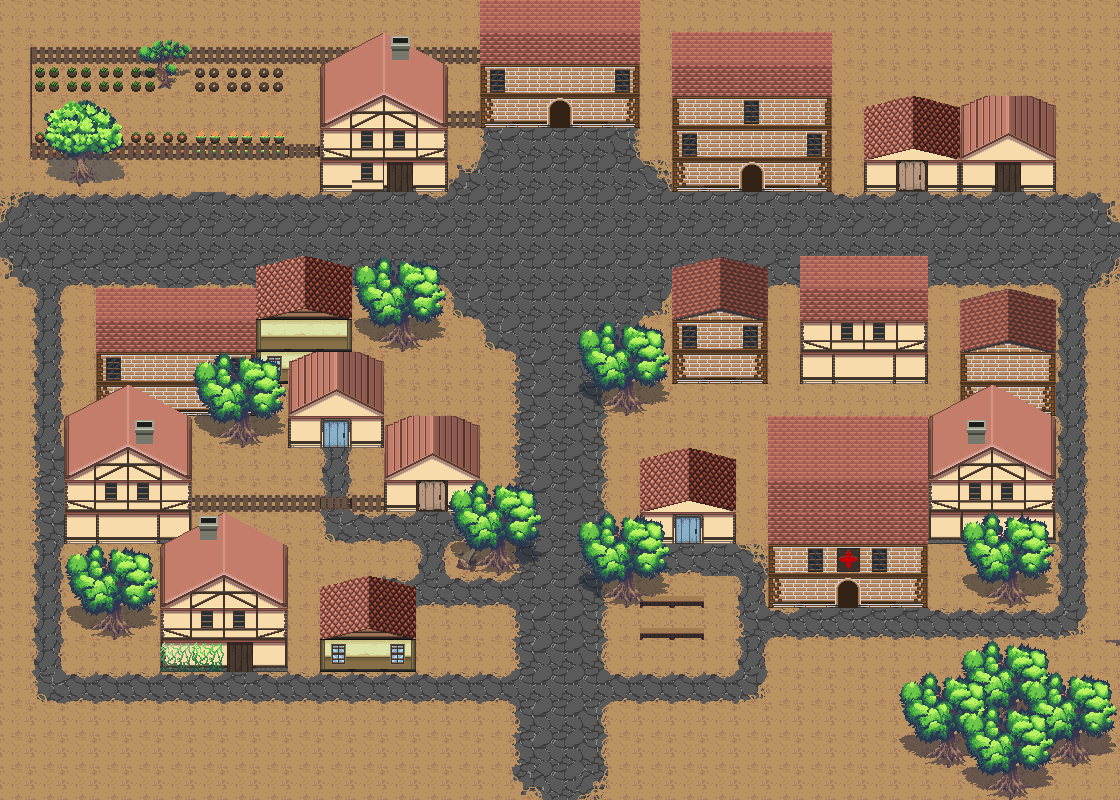

Tiled map render using the project's own tile images. Description and the map definition, with tile-layer contents summarised, below:
An orthogonal 35x25 tile map with 32x32 px tiles, 4 tile layers (Ground, Calque 2, Calque 3, Calque 4), 2 tilesets and 43 objects (35x obstacle, 4x gate, npc1, npc5, npc37, ...).

<map version="1.2" tiledversion="1.2.5" orientation="orthogonal" renderorder="right-down" width="35" height="25" tilewidth="32" tileheight="32" infinite="0" nextlayerid="13" nextobjectid="55">
 <tileset firstgid="1" source="assetsPack/spring_tileset.tsx" />
 <tileset firstgid="841" source="assetsPack/town_tileset.tsx" />
 <layer id="9" name="Ground" width="35" height="25">
  <data>[875 cells, 875 non-empty, 5 distinct tile ids]</data>
 </layer>
 <layer id="10" name="Calque 2" width="35" height="25">
  <data>[875 cells, 268 non-empty, 44 distinct tile ids]</data>
 </layer>
 <layer id="11" name="Calque 3" width="35" height="25">
  <data>[875 cells, 269 non-empty, 67 distinct tile ids]</data>
 </layer>
 <layer id="12" name="Calque 4" width="35" height="25">
  <data>[875 cells, 180 non-empty, 91 distinct tile ids]</data>
 </layer>
 <objectgroup id="8" name="Calque d'objets 1">
  <object id="1" type="obstacle" x="96" y="288" width="160" height="96" />
  <object id="2" type="obstacle" x="256" y="256" width="96" height="128" />
  <object id="4" type="obstacle" x="320" y="32" width="128" height="160" />
  <object id="5" type="obstacle" x="384" y="416" width="96" height="96" />
  <object id="6" type="obstacle" x="320" y="576" width="96" height="96" />
  <object id="7" type="obstacle" x="640" y="448" width="96" height="96" />
  <object id="8" type="obstacle" x="672" y="256" width="96" height="128" />
  <object id="9" type="obstacle" x="800" y="256" width="128" height="128" />
  <object id="10" type="obstacle" x="672" y="32" width="160" height="160" />
  <object id="11" type="obstacle" x="864" y="96" width="192" height="96" />
  <object id="15" name="map0" type="gate" x="544" y="768" width="32" height="32">
   <properties>
    <property name="dx" type="int" value="0" />
    <property name="dy" type="int" value="1" />
   </properties>
  </object>
  <object id="16" name="map4" type="gate" x="0" y="224" width="32" height="32">
   <properties>
    <property name="dx" type="int" value="-1" />
    <property name="dy" type="int" value="0" />
   </properties>
  </object>
  <object id="17" name="mBnpc1" type="npc1" x="416" y="192" width="32" height="32">
   <properties>
    <property name="look_to" value="s" />
   </properties>
  </object>
  <object id="19" type="obstacle" x="448" y="480" width="96" height="64" />
  <object id="20" type="obstacle" x="480" y="544" width="32" height="32" />
  <object id="21" type="obstacle" x="576" y="512" width="96" height="64" />
  <object id="22" type="obstacle" x="608" y="576" width="32" height="32" />
  <object id="24" type="obstacle" x="768" y="416" width="160" height="192" />
  <object id="25" name="houseB1" type="gate" x="832" y="608" width="32" height="32">
   <properties>
    <property name="dx" type="int" value="0" />
    <property name="dy" type="int" value="-1" />
   </properties>
  </object>
  <object id="28" name="map2" type="gate" x="1088" y="224" width="32" height="32">
   <properties>
    <property name="dx" type="int" value="1" />
    <property name="dy" type="int" value="0" />
   </properties>
  </object>
  <object id="30" type="obstacle" x="64" y="384" width="96" height="224" />
  <object id="31" type="obstacle" x="160" y="512" width="128" height="160" />
  <object id="33" type="obstacle" x="480" y="0" width="160" height="128" />
  <object id="34" type="obstacle" x="960" y="288" width="96" height="288" />
  <object id="36" type="obstacle" x="192" y="480" width="192" height="32" />
  <object id="37" type="obstacle" x="32" y="32" width="288" height="128" />
  <object id="38" type="obstacle" x="448" y="96" width="32" height="32" />
  <object id="39" type="obstacle" x="64" y="160" width="32" height="32" />
  <object id="40" type="obstacle" x="352" y="352" width="32" height="64" />
  <object id="41" type="obstacle" x="96" y="608" width="32" height="32" />
  <object id="42" type="obstacle" x="608" y="384" width="32" height="32" />
  <object id="43" type="obstacle" x="576" y="320" width="96" height="64" />
  <object id="44" type="obstacle" x="384" y="320" width="32" height="32" />
  <object id="45" type="obstacle" x="352" y="256" width="96" height="64" />
  <object id="46" type="obstacle" x="928" y="736" width="64" height="32" />
  <object id="47" type="obstacle" x="896" y="672" width="224" height="64" />
  <object id="48" type="obstacle" x="960" y="640" width="96" height="32" />
  <object id="49" type="obstacle" x="992" y="768" width="32" height="32" />
  <object id="50" name="mBnpc2" type="npc5" x="192" y="448" width="32" height="32">
   <properties>
    <property name="look_to" value="d" />
   </properties>
  </object>
  <object id="51" name="mBnpc3" type="npc37" x="224" y="448" width="32" height="32">
   <properties>
    <property name="look_to" value="q" />
   </properties>
  </object>
  <object id="52" name="mBnpc4" type="npc10" x="128" y="96" width="32" height="32">
   <properties>
    <property name="look_to" value="z" />
   </properties>
  </object>
  <object id="53" type="obstacle" x="992" y="576" width="32" height="32" />
  <object id="54" type="obstacle" x="928" y="416" width="32" height="128" />
 </objectgroup>
</map>
